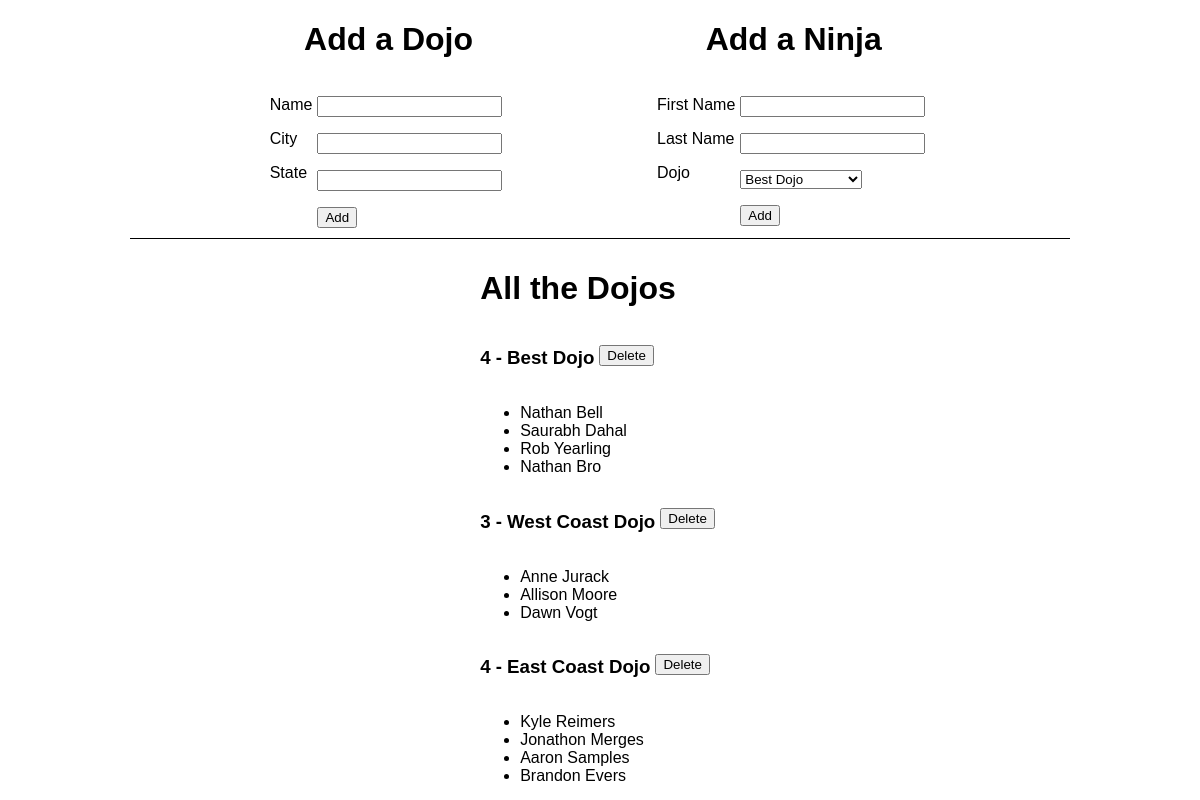
The page / on the database its author committed.
### dojoAndNinjaApp/models.py (models this page shows)
class dojos(models.Model):
    name = models.CharField(max_length=45)
    city = models.CharField(max_length=45)
    state = models.CharField(max_length=45)
    desc = models.TextField()
    createdAt = models.DateTimeField(auto_now_add=True)
    updatedAt = models.DateTimeField(auto_now=True)

class ninjas(models.Model):
    dojo = models.ForeignKey(dojos, related_name="ninja", on_delete= models.CASCADE)
    firstName = models.CharField(max_length=45)
    lastName = models.CharField(max_length=45)
    createdAt = models.DateTimeField(auto_now_add=True)
    updatedAt = models.DateTimeField(auto_now=True)

### dojoAndNinjaApp/views.py (the view)
# urls.py: path('', views.index),
def index(request):
    context = {
        "dojoList" : dojos.objects.all(),
        "counter" : len(dojos.objects.all())
    }
    return render(request, "index.html", context)

### dojoAndNinjaApp/templates/index.html (shortened to what this page needs)
<!DOCTYPE html>
<html lang="en">
<head>
    {% load static %}
    <link rel="stylesheet" href="{% static 'style.css' %}">
</head>
<body>
    <div id="header">
        <div id="addDojo">
            <h1>Add a Dojo</h1>
            <form action="addDojo" method="post">
                <div class="column">
                    <p>Name</p>
                    <p>City</p>
                    <p>State</p>
                </div>
                <div class="column">
                    <p><input type="text" name="name"></p>
                    <p><input type="text" name="city"></p>
                    <p><input type="text" name="state"></p>
                    <button type="submit">Add</button>
                </div>
            </form>
        </div>
        <div id="addNinja">
            <h1>Add a Ninja</h1>
            <form action="addNinja" method="post">
                <div class="column">
                    <p>First Name</p>
                    <p>Last Name</p>
                    <p>Dojo</p>
                </div>
                <div class="column">
                    <p><input type="text" name="fname"></p>
                    <p><input type="text" name="lastName"></p>
                    <p>
                        <select name="dojo">
                            {% for dojo in dojoList %}
                            <option value="{{dojo.id}}">{{dojo.name}}</option>
                            {% endfor %}
                        </select>
                    </p>
                    <button type="submit">Add</button>
                </div>
            </form>
        </div>
    </div>
    <div class="break"></div>
    <div id="footer">
        <div id="dojoList">
            <h1>All the Dojos</h1>
            {% for dojo in dojoList %}
            <div class="dojos">
                <form action="/delete" method="post">
                    <h3>
                        {{ dojo.ninja.all|length }} -
                    </h3>
                    <h3>{{ dojo.name}}</h3>
                    <p><button type="submit" value="{{dojo.id}}" name="dojo">Delete</button></p>
                </form>
            </div>
            <ul>
                {% for ninja in dojo.ninja.all %}
                <li>
                    {{ ninja.firstName }} {{ ninja.lastName}}
                </li>
                {% endfor %}
            </ul>
            {% endfor %}
        </div>
    </div>
</body>
</html>

### dojoAndNinjaApp/static/style.css (style rules this page uses)
body { width: 960px; font-family: sans-serif; text-align: center; margin: 0px auto; }
p { text-align: left; margin-right: 5px; }
.break { height: 1px; background-color: black; margin: 10px; }
#header { display: flex; justify-content: space-evenly; }
#footer { display: flex; justify-content: center; text-align: left; }
form { display: flex; }
.column { text-align: left; }
.dojos { display: flex; }
h3 { margin-right: 5px; }

### rows shown on the page
dojos: ninja.all|length "4", name "Best Dojo"
ninjas: firstName "Nathan", lastName "Bell"
ninjas: firstName "Saurabh", lastName "Dahal"
ninjas: firstName "Rob", lastName "Yearling"
ninjas: firstName "Nathan", lastName "Bro"
dojos: ninja.all|length "3", name "West Coast Dojo"
ninjas: firstName "Anne", lastName "Jurack"
ninjas: firstName "Allison", lastName "Moore"
ninjas: firstName "Dawn", lastName "Vogt"
dojos: ninja.all|length "4", name "East Coast Dojo"
ninjas: firstName "Kyle", lastName "Reimers"
ninjas: firstName "Jonathon", lastName "Merges"
ninjas: firstName "Aaron", lastName "Samples"
ninjas: firstName "Brandon", lastName "Evers"

### other values the page prints
form field dojo "Best Dojo"
